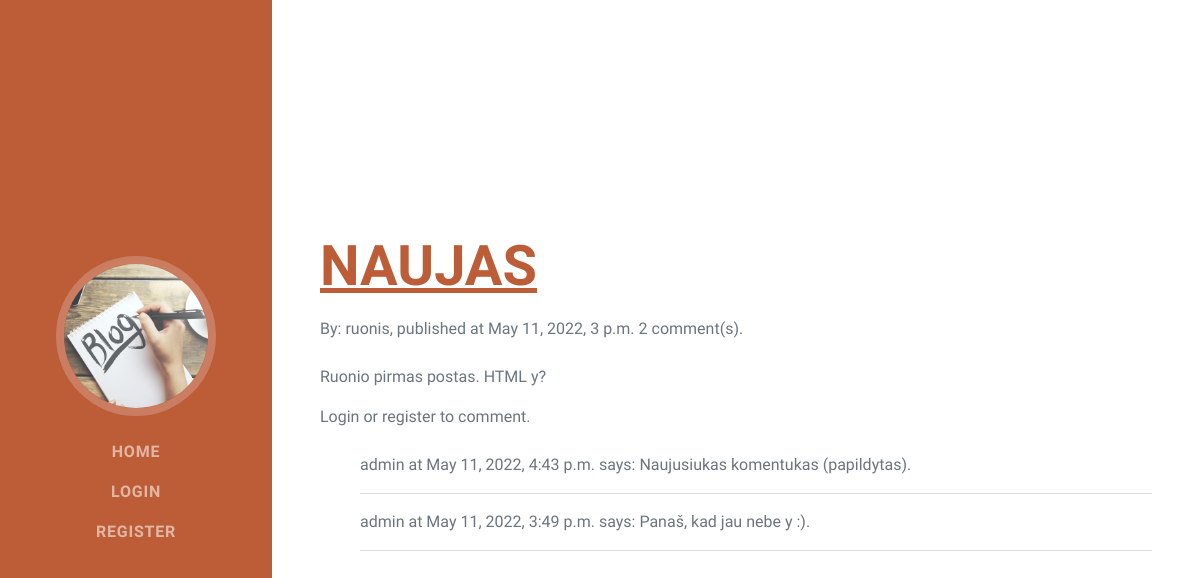
The page /blog/16 on the database its author committed.
### blog/models.py (models this page shows, shortened)
class BlogPost(models.Model):
  post_title = models.CharField('Post tile', max_length=500, null=True)
  post_author = models.ForeignKey(User, on_delete=models.SET_NULL, null=True)
  pub_time = models.DateTimeField('Publication time', auto_now_add=True, null=True, blank=True)
  post_text = HTMLField()
  class Meta:
      verbose_name = 'Post'
      verbose_name_plural = 'Posts'
  @property
  def comment_count(self):
      comments = Comment.objects.filter(comment_post_id=self.id)
      count = 0
      for row in comments:
          count += 1
      return count

class Comment(models.Model):
  comment_post = models.ForeignKey(BlogPost, on_delete=models.CASCADE, null=True, blank=True)
  comment_author = models.ForeignKey(User, on_delete=models.SET_NULL, null=True)
  pub_time = models.DateTimeField('Publication time', auto_now_add=True, null=True, blank=True)
  comment_text = models.TextField('Comment')
  class Meta:
      verbose_name = 'Comment'
      verbose_name_plural = 'Comments'
      ordering = ('-pub_time',)

### blog/views.py (the view, shortened to what this page needs)
# urls.py: path('<int:pk>', views.BlogPostView.as_view(), name='blogpost'),
class BlogPostView(DetailView):
  model = BlogPost
  template_name = 'blogpost.html'
  def get_context_data(self, **kwargs):
    context = super().get_context_data(**kwargs)
    pk = self.kwargs["pk"]
    form = CommentForm()
    post = get_object_or_404(BlogPost, pk=pk)
    comments = post.comment_set.all()
    context['post'] = post
    context['comments'] = comments
    context['form'] = form
    return context

### blog/templates/blogpost.html (shortened to what this page needs)
{% extends "base.html" %}
{% load crispy_forms_tags %}
{% block content %}
<section class="resume-section" id="skills">
  <div class="resume-section-content">
    <h2 class="mb-3"><a href="{% url 'blogpost' blogpost.id %}">{{blogpost.post_title}}</a></h2>
    <div class="mb-3">By: {{ blogpost.post_author }}, published at {{ blogpost.pub_time}} {{ blogpost.comment_count}} comment(s).</div>
    <div class="mb-3 mt-4">{{ blogpost.post_text | safe }}</div>
    <span {% if user.is_authenticated %} style="display: none;" {% endif %}>Login or register to comment.</span>
    <div id="commentsection" class="mb-3 mt-4">
      <ul class="fa-ul">
        {% for row in blogpost.comment_set.all %}
        <li>
          {{ row.comment_author }} at {{ row.pub_time}} says: {{ row.comment_text }}.
          <hr>
        </li>
        {% endfor %}
      </ul>
    </div>
  </div>
</section>
{% endblock %}

### rows shown on the page
BlogPost: post_title "NAUJAS", post_author "ruonis", pub_time "May 11, 2022, 3 p.m.", comment_count "2", post_text "Ruonio pirmas postas. HTML y?"
Comment: comment_author "admin", pub_time "May 11, 2022, 4:43 p.m.", comment_text "Naujusiukas komentukas (papildytas)"
Comment: comment_author "admin", pub_time "May 11, 2022, 3:49 p.m.", comment_text "Panaš, kad jau nebe y :)"
